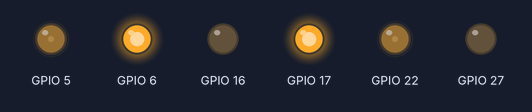
Recording of a program running on a simulated Raspberry Pi (BCM pin numbers). Parts: output pins drawn as LEDs (lit = HIGH). What the program prints to the terminal is not drawn. At 3.0 s the program stops and its outputs stay as they are.

Above: at 0.1 s.
Timing chart, 0 to 1.6 s (numbered marks = the images above):
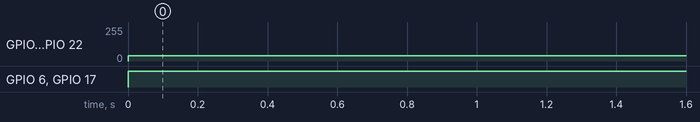

Measured:
- by itself, GPIO 5, GPIO 22: 0/255 → 38/255 at 0.00 s
- by itself, GPIO 6, GPIO 17: LOW → HIGH at 0.00 s

The program:

motor.py
```python
import RPi.GPIO as GPIO
from time import sleep

GPIO.setmode(GPIO.BCM)  #Mode = Boradcom
GPIO.setwarnings(False)


class Motor():
    def __init__(self,EnaA,In1A,In2A,EnaB,In1B,In2B):
        self.EnaA = EnaA #EnAble
        self.In1A = In1A #Input 1
        self.In2A = In2A #Input 2
        self.EnaB = EnaB
        self.In1B = In1B
        self.In2B = In2B
        #Decare GPIO Pins as output pins
        GPIO.setup(self.In1A,GPIO.OUT)
        GPIO.setup(self.In2A,GPIO.OUT)
        GPIO.setup(self.EnaA,GPIO.OUT)
        GPIO.setup(self.In1B,GPIO.OUT)
        GPIO.setup(self.In2B,GPIO.OUT)
        GPIO.setup(self.EnaB,GPIO.OUT)

        #Setting EnAble Pins as Pwm PIN
        #(All GPIO Pins are capable of PWM signals)
        self.pwmA = GPIO.PWM(self.EnaA, 100);
        self.pwmA.start(0);
        self.pwmB = GPIO.PWM(self.EnaB,100);
        self.pwmB.start(0);

    #Move Forward with particular speed and for given time and given turn
    def move(self,speed=0.5,turn=0,t=0):
        #Normalizing Values
        speed *= 100
        turn *= 100

        #Turning Logic =  +-turn to left and right motors
        leftSpeed = speed - turn
        rightSpeed = speed + turn
        #Limiting Speed between -100 to 100
        if leftSpeed > 100:
            leftSpeed = 100
        elif rightSpeed < -100:
            rightSpeed = -100
        if rightSpeed > 100:
            rightSpeed = 100
        elif rightSpeed < -100:
            rightSpeed = -100


        self.pwmA.ChangeDutyCycle(abs(leftSpeed));
        self.pwmB.ChangeDutyCycle(abs(rightSpeed));

        if leftSpeed > 0:
            GPIO.output(self.In1A,GPIO.HIGH)
            GPIO.output(self.In2A,GPIO.LOW)
        else:
            GPIO.output(self.In1A,GPIO.LOW)
            GPIO.output(self.In2A,GPIO.HIGH)

        if rightSpeed>0:
            GPIO.output(self.In1B,GPIO.HIGH)
            GPIO.output(self.In2B,GPIO.LOW)
        else:
            GPIO.output(self.In1B,GPIO.LOW)
            GPIO.output(self.In2B,GPIO.HIGH)
        sleep(t)


    #stop Function
    def stop(self,t=0):
        self.pwmA:ChangeDutyCycle(0);
        self.pwmB:ChangeDutyCycle(0);
        sleep(t)


'''

'''
def main():
    motor1.move(0.15,0,1)
    motor1.stop(2)
    print("run")


#This is main modulw being executed
if __name__ == '__main__':
    motor1 = Motor(5,6,16,22,17,27)
    main()
```
